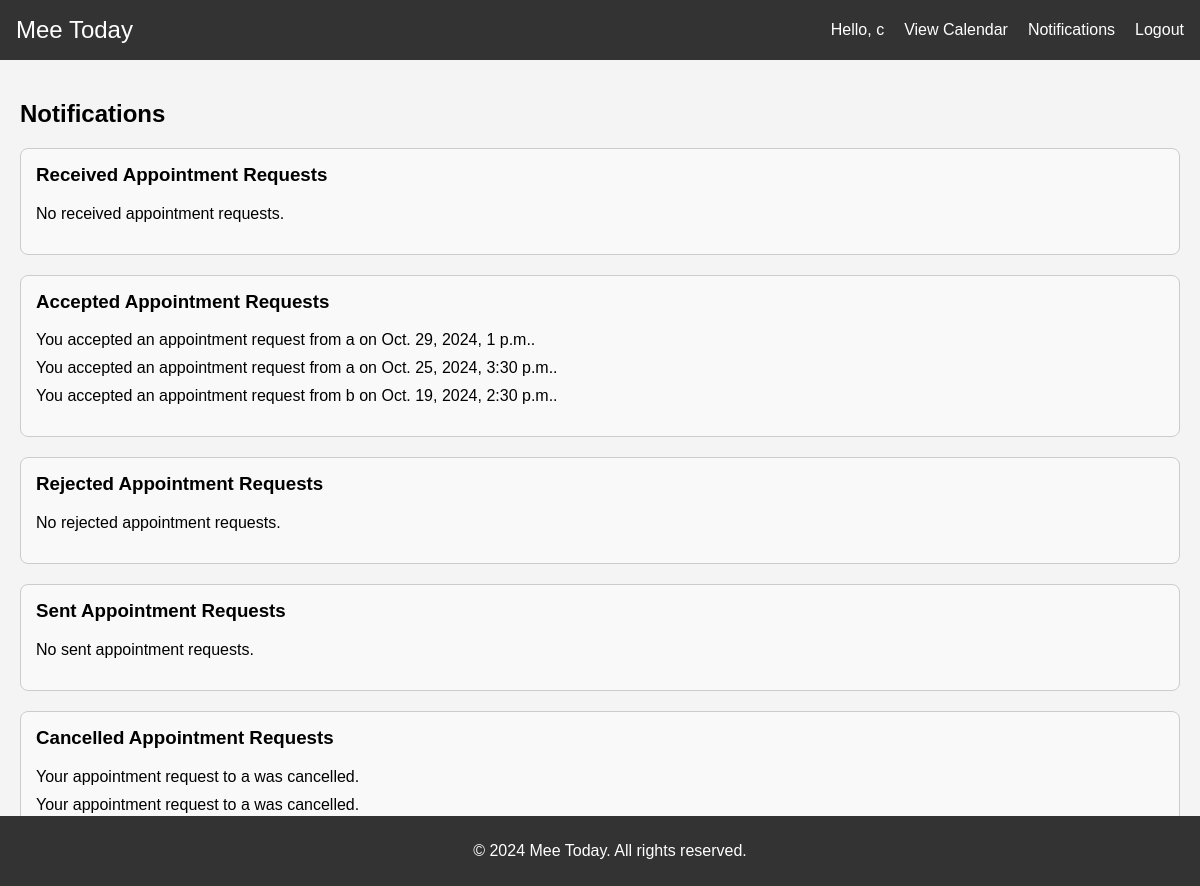
Page /notifications/ (signed in) on the committed database.
### appointments/models.py (models this page shows, shortened)
class Appointment(models.Model):
    STATUS_CHOICES = [
        ('pending', 'Pending'),
        ('accepted', 'Accepted'),
        ('modified', 'Modified'),
        ('rejected', 'Rejected'),
    ]
    requester = models.ForeignKey(User, on_delete=models.CASCADE, related_name='sent_requests')
    recipient = models.ForeignKey(User, on_delete=models.CASCADE, related_name='received_requests')
    date = models.DateTimeField()
    reason = models.TextField()
    status = models.CharField(max_length=10, choices=STATUS_CHOICES, default='pending')

### appointments/views.py (the view)
# urls.py: path('notifications/', views.notifications, name='notifications'),
@login_required
def notifications(request):
    user = request.user
    received_pending_appointments = Appointment.objects.filter(recipient=user, status='pending')
    sent_pending_appointments = Appointment.objects.filter(requester=user, status='pending')
    received_accepted_appointments = Appointment.objects.filter(recipient=user, status='accepted')
    sent_accepted_appointments = Appointment.objects.filter(requester=user, status='accepted')
    received_rejected_appointments = Appointment.objects.filter(recipient=user, status='rejected')
    sent_cancelled_appointments = Appointment.objects.filter(requester=user, status='rejected')
    context = {
        'received_pending_appointments': received_pending_appointments,
        'sent_pending_appointments': sent_pending_appointments,
        'received_accepted_appointments': received_accepted_appointments,
        'sent_accepted_appointments': sent_accepted_appointments,
        'received_rejected_appointments': received_rejected_appointments,
        'sent_cancelled_appointments': sent_cancelled_appointments,
    }
    return render(request, 'notifications.html', context)

### appointments/templates/notifications.html
{% extends 'base.html' %}
{% block content %}
<h2>Notifications</h2>
<div class="notification-box">
    <h3>Received Appointment Requests</h3>
    <ul>
        {% for appointment in received_pending_appointments %}
            <li>
                Appointment request from {{ appointment.requester.username }} on {{ appointment.date }}:
                <form action="{% url 'accept_appointment' appointment.id %}" method="POST">
                    {% csrf_token %}
                    <button type="submit">Accept</button>
                </form>
                <form action="{% url 'reject_appointment' appointment.id %}" method="POST">
                    {% csrf_token %}
                    <button type="submit">Reject</button>
                </form>
                <form action="{% url 'modify_appointment' appointment.id %}" method="GET">
                    <button type="submit">Modify</button>
                </form>
            </li>
        {% empty %}
            <li>No received appointment requests.</li>
        {% endfor %}
    </ul>
</div>
<div class="notification-box">
    <h3>Accepted Appointment Requests</h3>
    <ul>
        {% for appointment in received_accepted_appointments %}
            <li>
                You accepted an appointment request from {{ appointment.requester.username }} on {{ appointment.date }}.
            </li>
        {% empty %}
            <li>No accepted appointment requests.</li>
        {% endfor %}
    </ul>
</div>
<div class="notification-box">
    <h3>Rejected Appointment Requests</h3>
    <ul>
        {% for appointment in received_rejected_appointments %}
            <li>
                You rejected an appointment request from {{ appointment.requester.username }} on {{ appointment.date }}.
            </li>
        {% empty %}
            <li>No rejected appointment requests.</li>
        {% endfor %}
    </ul>
</div>
<div class="notification-box">
    <h3>Sent Appointment Requests</h3>
    <ul>
        {% for appointment in sent_pending_appointments %}
            <li>
                You sent an appointment request to {{ appointment.recipient.username }} on {{ appointment.date }}. Status: {{ appointment.status }}
            </li>
        {% empty %}
            <li>No sent appointment requests.</li>
        {% endfor %}
    </ul>
</div>
<div class="notification-box">
    <h3>Cancelled Appointment Requests</h3>
    <ul>
        {% for appointment in sent_cancelled_appointments %}
            <li>
                Your appointment request to {{ appointment.recipient.username }} was cancelled.
            </li>
        {% empty %}
            <li>No cancelled appointment requests.</li>
        {% endfor %}
    </ul>
</div>
{% endblock %}

### appointments/templates/base.html (shortened to what this page needs)
{% load static%}
<!DOCTYPE html>
<html lang="en">
<head>
    <link href='https://cdn.jsdelivr.net/npm/fullcalendar@5.9.0/main.min.css' rel='stylesheet' />
    <link rel="stylesheet" href="{% static 'style.css' %}">
</head>
<body>
    <nav>
        <div class="logo">
            <a href="{% url 'home' %}">Mee Today</a>
        </div>
        <div class="menu">
            {% if user.is_authenticated %}
                <span>Hello, {{ user.username }}</span>
                <a href="{% url 'calendar' %}">View Calendar</a>
                <a href="{% url 'notifications' %}">Notifications</a>
                <a href="{% url 'logout' %}">Logout</a>
            {% else %}
                <a href="{% url 'login' %}">Login</a>
                <a href="{% url 'register' %}">Register</a>
            {% endif %}
        </div>
    </nav>
    <div class="container">
        {% block content %}
        {% endblock %}
    </div>
    <footer>
        <p>© 2024 Mee Today. All rights reserved.</p>
    </footer>
</body>
</html>

### appointments/static/style.css (style rules this page uses)
body { font-family: Arial, sans-serif; margin: 0; padding: 0; background-color: #f4f4f4; }
nav { background-color: #333; color: #fff; padding: 1em; display: flex; justify-content: space-between; align-items: center; flex-wrap: wrap; }
nav .logo a { color: #fff; text-decoration: none; font-size: 24px; }
nav .menu { display: flex; flex-wrap: wrap; }
nav .menu a { color: #fff; text-decoration: none; margin-left: 20px; }
.container { padding: 20px; }
h2 { margin-bottom: 20px; }
ul { list-style: none; padding: 0; }
ul li { margin-bottom: 10px; }
footer { text-align: center; padding: 10px; background-color: #333; color: #fff; position: fixed; width: 100%; bottom: 0; }
.notification-box { border: 1px solid #ccc; padding: 15px; margin-bottom: 20px; border-radius: 8px; background-color: #f9f9f9; }
.notification-box h3 { margin-top: 0; }
.notification-box ul { list-style-type: none; padding-left: 0; }
.notification-box li { margin-bottom: 10px; }

### rows in the picture
Appointment: requester.username "a", date "Oct. 29, 2024, 1 p.m."
Appointment: requester.username "a", date "Oct. 25, 2024, 3:30 p.m."
Appointment: requester.username "b", date "Oct. 19, 2024, 2:30 p.m."
Appointment: recipient.username "a"
Appointment: recipient.username "a"

### other values in the picture
{{ user.username }} "c"
